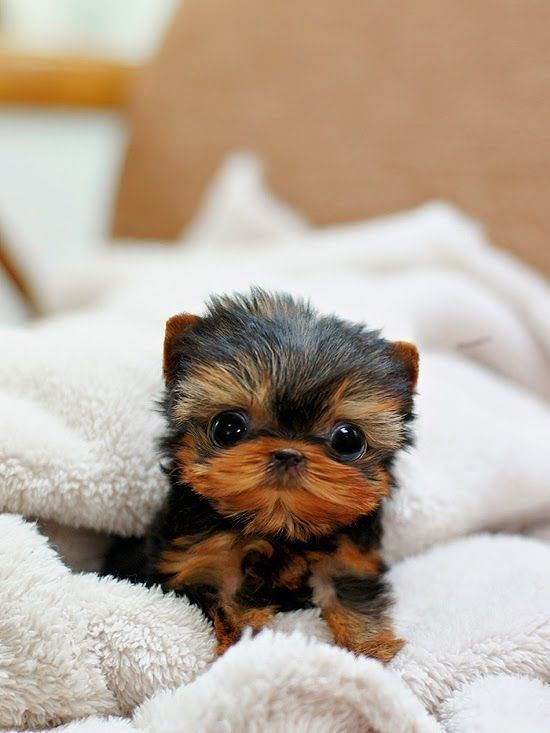
#> input picture jupyter_files/Sughiyas_work_area/ML/dogg.jpg, 550 x 733 px
$ jupyter execute image_processing.ipynb
#> lines starting #> are read from the running program, lines starting #| are printed output that depends on the picture
Image Processing

[cell 1]
import cv2
import matplotlib.pyplot as plt

[cell 2]
#save img and read rgb img
img = cv2.imread('dogg.jpg')
#> img is the input picture: shape (733, 550, 3); mean B, G, R 150.6, 165.5, 181
plt.imshow(img)

[cell 3]
#output img with window name as 'image'
img1 = cv2.cvtColor(img,cv2.COLOR_BGR2RGB)
plt.imshow(img1)

[cell 4]
img2 = cv2.imread('moon.bmp')
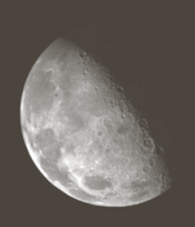
#> input picture jupyter_files/Sughiyas_work_area/ML/moon.bmp, 195 x 227 px
#> img2 is the input picture: shape (227, 195, 3); mean B, G, R 95.5, 101.9, 106.6
img3 = (img2 +20)%255
plt.imshow(img3)

[cell 5]
import numpy as np
plt.imshow(np.zeros((20, 20, 3))+255)

[cell 6]
grey_img = cv2.cvtColor(img1, cv2.COLOR_RGB2GRAY)
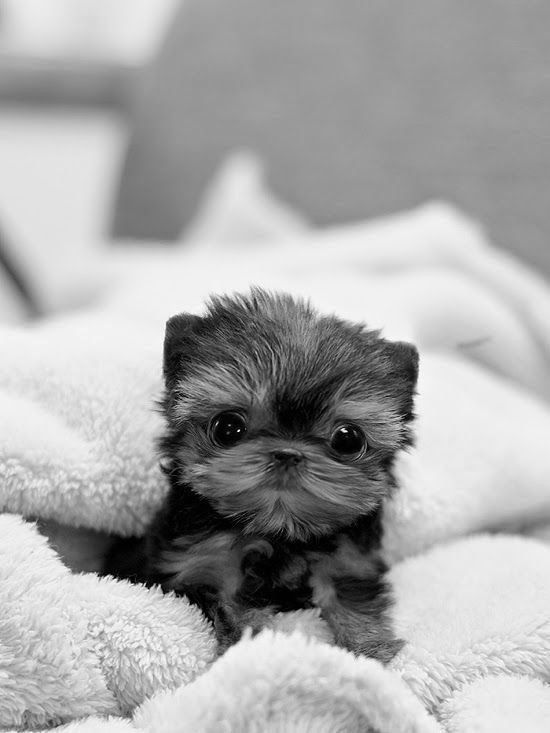
#> grey_img: shape (733, 550); min 0, max 255, mean 168.4
plt.imshow(grey_img, cmap='grey')

[cell 7]
grey = grey_img.T
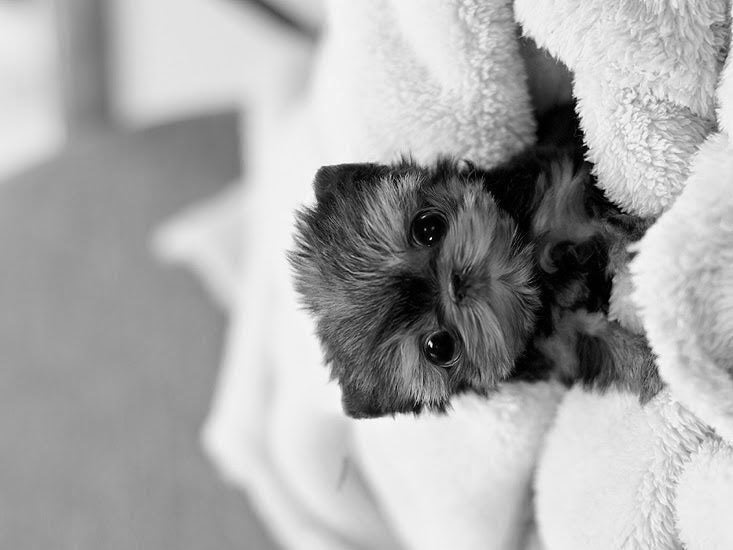
#> grey: shape (550, 733); min 0, max 255, mean 168.4
plt.imshow(grey, cmap='grey')

[cell 8]
#Scaling

img4 = cv2.imread("fruits_detailfeature.jpg")
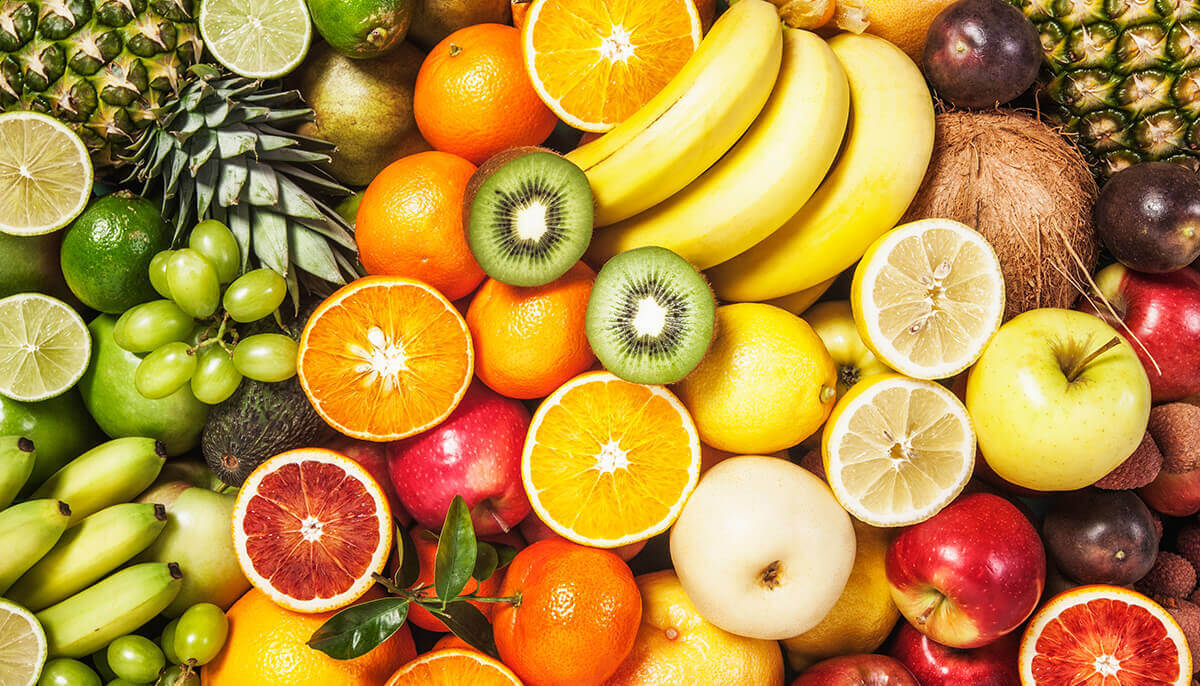
#> input picture jupyter_files/Sughiyas_work_area/ML/fruits_detailfeature.jpg, 1200 x 686 px
#> img4 is the input picture: shape (686, 1200, 3); mean B, G, R 62.1, 140, 181.7
r,c = img4.shape[:2]
#> r = 686; c = 1200
print('r,c = ', r,c)
#| r,c =  686 1200
resized_img = cv2.resize(img4, (2*r, 2*c), interpolation=cv2.INTER_CUBIC)
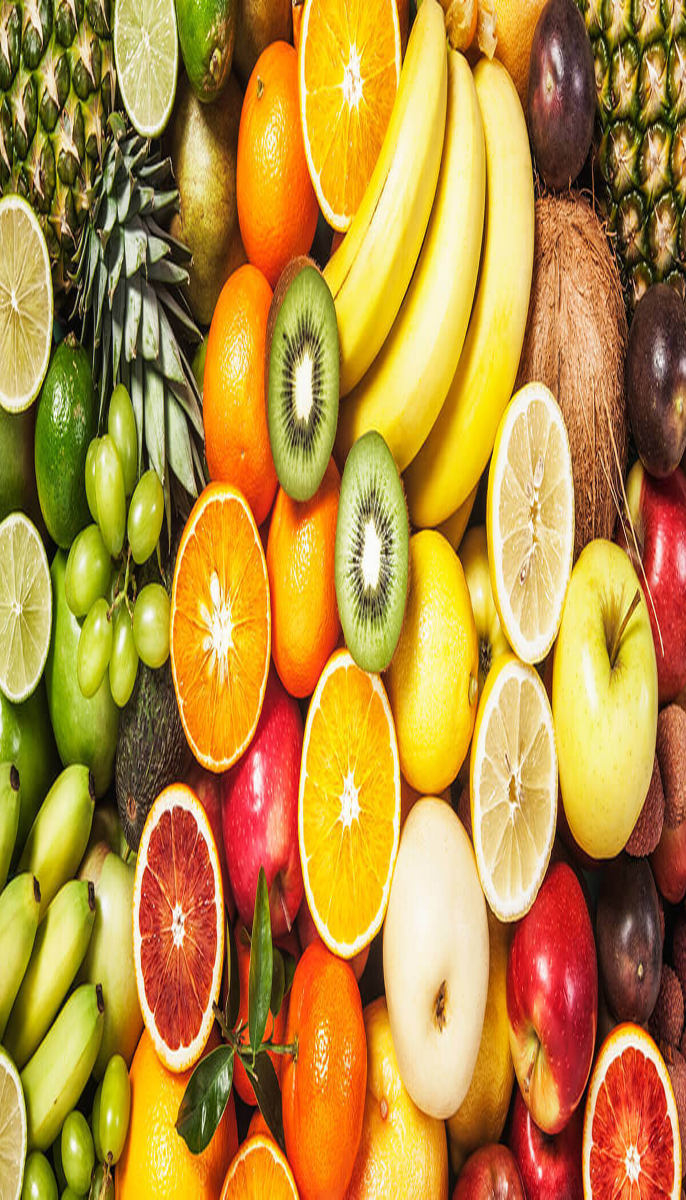
#> resized_img: shape (2400, 1372, 3) (shown at 1/2 size); mean B, G, R 62.2, 140, 181.6
r,c = resized_img.shape[:2]
#> r = 2400; c = 1372
print ('r,c = ', r,c)
#| r,c =  2400 1372
cv2.imwrite("resized_fruit.jpg", resized_img)
plt.imshow(resized_img, cmap='grey')
plt.xticks([]), plt.yticks([])
plt.title("Using plt on img read by openCV")
plt.show()
cv2.namedWindow('original img', cv2.WINDOW_NORMAL)
cv2.imshow('original img',img)
print("size of img: ", img4.shape)
#| size of img:  (686, 1200, 3)
cv2.namedWindow('resized img', cv2.WINDOW_NORMAL)
cv2.imshow('resized img',resized_img)

[cell 9]
img_hsv = cv2.cvtColor(img4, cv2.COLOR_RGB2HSV)
#> img_hsv: shape (686, 1200, 3); mean H, S, V 99.9, 171.9, 183.4
plt.imshow(cv2.cvtColor(img_hsv, cv2.COLOR_HSV2BGR))
plt.show()
img_hsv[:, :, 0,] =  img_hsv[:, :, 0,]+5
#> img_hsv: shape (686, 1200, 3); mean H, S, V 104.9, 171.9, 183.4
plt.imshow(cv2.cvtColor(img_hsv, cv2.COLOR_HSV2BGR))
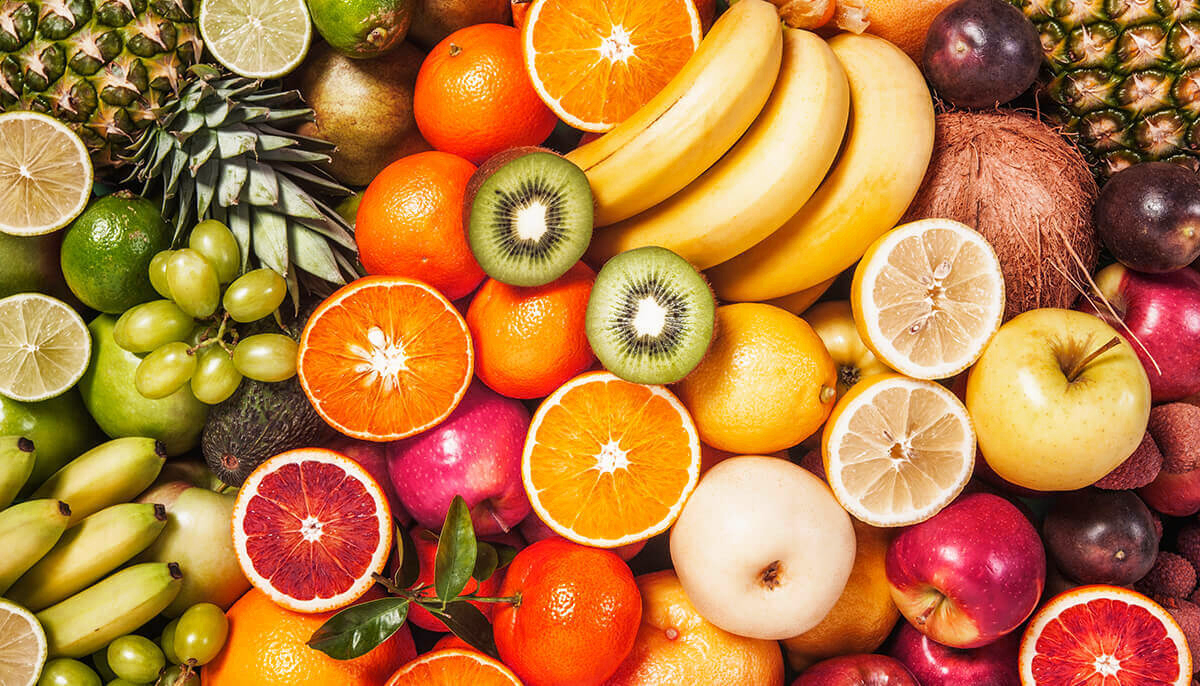
#> shown: shape (686, 1200, 3); mean R, G, B 183, 122.1, 63.1
